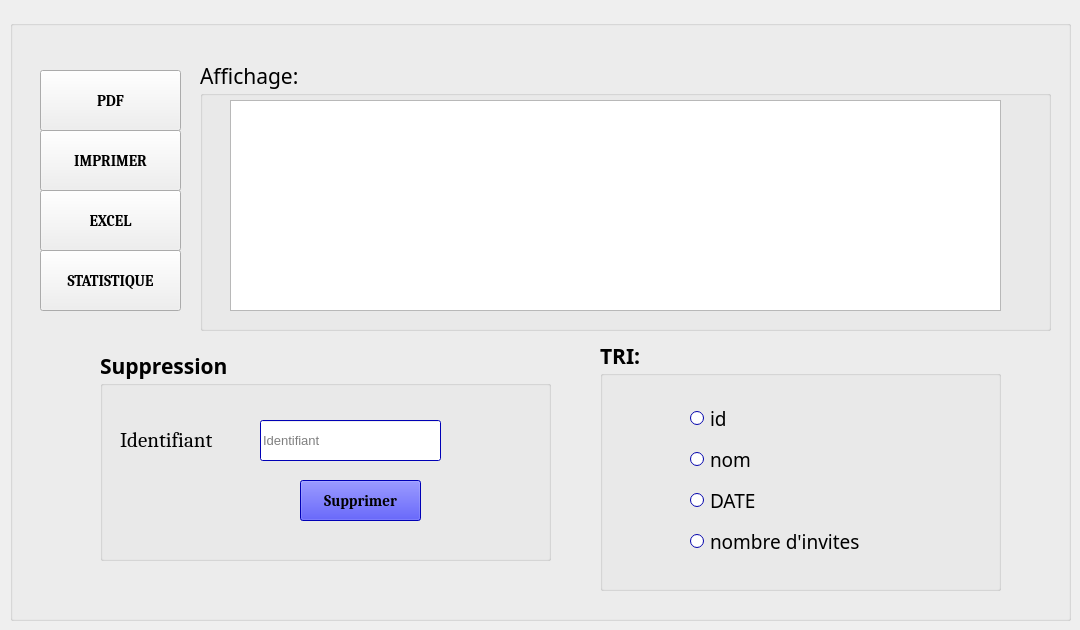
    <widget class="QWidget" name="tab_2">
     <attribute name="title">
      <string>AFFICHAGE</string>
     </attribute>
     <widget class="QGroupBox" name="groupBox_2">
      <property name="geometry">
       <rect>
        <x>10</x>
        <y>20</y>
        <width>1061</width>
        <height>601</height>
       </rect>
      </property>
      <property name="font">
       <font>
        <family>Algerian</family>
        <pointsize>16</pointsize>
        <weight>75</weight>
        <bold>true</bold>
       </font>
      </property>
      <property name="title">
       <string/>
      </property>
      <widget class="QPushButton" name="pb_pdf">
       <property name="geometry">
        <rect>
         <x>30</x>
         <y>50</y>
         <width>141</width>
         <height>61</height>
        </rect>
       </property>
       <property name="font">
        <font>
         <family>Cambria</family>
         <pointsize>11</pointsize>
         <weight>75</weight>
         <bold>true</bold>
        </font>
       </property>
       <property name="text">
        <string>PDF</string>
       </property>
      </widget>
      <widget class="QPushButton" name="pb_imprimer">
       <property name="geometry">
        <rect>
         <x>30</x>
         <y>110</y>
         <width>141</width>
         <height>61</height>
        </rect>
       </property>
       <property name="font">
        <font>
         <family>Cambria</family>
         <pointsize>11</pointsize>
         <weight>75</weight>
         <bold>true</bold>
        </font>
       </property>
       <property name="text">
        <string>IMPRIMER</string>
       </property>
      </widget>
      <widget class="QGroupBox" name="groupBox_3">
       <property name="geometry">
        <rect>
         <x>90</x>
         <y>330</y>
         <width>451</width>
         <height>211</height>
        </rect>
       </property>
       <property name="palette">
        <palette>
         <active>
          <colorrole role="WindowText">
           <brush brushstyle="SolidPattern">
            <color alpha="255">
             <red>0</red>
             <green>0</green>
             <blue>0</blue>
            </color>
           </brush>
          </colorrole>
          <colorrole role="Button">
           <brush brushstyle="SolidPattern">
            <color alpha="255">
             <red>0</red>
             <green>0</green>
             <blue>255</blue>
            </color>
           </brush>
          </colorrole>
          <colorrole role="Light">
           <brush brushstyle="SolidPattern">
            <color alpha="255">
             <red>127</red>
             <green>127</green>
             <blue>255</blue>
            </color>
           </brush>
          </colorrole>
          <colorrole role="Midlight">
           <brush brushstyle="SolidPattern">
            <color alpha="255">
             <red>63</red>
             <green>63</green>
             <blue>255</blue>
            </color>
           </brush>
          </colorrole>
          <colorrole role="Dark">
           <brush brushstyle="SolidPattern">
            <color alpha="255">
             <red>0</red>
             <green>0</green>
             <blue>127</blue>
            </color>
           </brush>
          </colorrole>
          <colorrole role="Mid">
           <brush brushstyle="SolidPattern">
            <color alpha="255">
             <red>0</red>
             <green>0</green>
             <blue>170</blue>
            </color>
           </brush>
          </colorrole>
          <colorrole role="Text">
           <brush brushstyle="SolidPattern">
            <color alpha="255">
             <red>0</red>
             <green>0</green>
             <blue>0</blue>
            </color>
           </brush>
          </colorrole>
          <colorrole role="BrightText">
           <brush brushstyle="SolidPattern">
            <color alpha="255">
             <red>255</red>
             <green>255</green>
             <blue>255</blue>
            </color>
           </brush>
          </colorrole>
          <colorrole role="ButtonText">
           <brush brushstyle="SolidPattern">
            <color alpha="255">
             <red>0</red>
             <green>0</green>
             <blue>0</blue>
            </color>
           </brush>
          </colorrole>
          <colorrole role="Base">
           <brush brushstyle="SolidPattern">
            <color alpha="255">
             <red>255</red>
             <green>255</green>
             <blue>255</blue>
            </color>
           </brush>
          </colorrole>
          <colorrole role="Window">
           <brush brushstyle="SolidPattern">
            <color alpha="255">
             <red>0</red>
             <green>0</green>
             <blue>255</blue>
            </color>
           </brush>
          </colorrole>
          <colorrole role="Shadow">
           <brush brushstyle="SolidPattern">
            <color alpha="255">
             <red>0</red>
             <green>0</green>
             <blue>0</blue>
            </color>
           </brush>
          </colorrole>
          <colorrole role="AlternateBase">
           <brush brushstyle="SolidPattern">
            <color alpha="255">
             <red>127</red>
             <green>127</green>
             <blue>255</blue>
            </color>
           </brush>
          </colorrole>
          <colorrole role="ToolTipBase">
           <brush brushstyle="SolidPattern">
            <color alpha="255">
             <red>255</red>
             <green>255</green>
             <blue>220</blue>
            </color>
           </brush>
          </colorrole>
          <colorrole role="ToolTipText">
           <brush brushstyle="SolidPattern">
            <color alpha="255">
             <red>0</red>
             <green>0</green>
             <blue>0</blue>
            </color>
           </brush>
          </colorrole>
          <colorrole role="PlaceholderText">
           <brush brushstyle="SolidPattern">
            <color alpha="128">
             <red>0</red>
             <green>0</green>
             <blue>0</blue>
            </color>
           </brush>
          </colorrole>
         </active>
         <inactive>
          <colorrole role="WindowText">
           <brush brushstyle="SolidPattern">
            <color alpha="255">
             <red>0</red>
             <green>0</green>
             <blue>0</blue>
            </color>
           </brush>
          </colorrole>
          <colorrole role="Button">
           <brush brushstyle="SolidPattern">
            <color alpha="255">
             <red>0</red>
             <green>0</green>
             <blue>255</blue>
            </color>
           </brush>
          </colorrole>
          <colorrole role="Light">
           <brush brushstyle="SolidPattern">
            <color alpha="255">
             <red>127</red>
             <green>127</green>
             <blue>255</blue>
            </color>
           </brush>
          </colorrole>
          <colorrole role="Midlight">
           <brush brushstyle="SolidPattern">
            <color alpha="255">
             <red>63</red>
             <green>63</green>
             <blue>255</blue>
            </color>
           </brush>
          </colorrole>
          <colorrole role="Dark">
           <brush brushstyle="SolidPattern">
            <color alpha="255">
             <red>0</red>
             <green>0</green>
             <blue>127</blue>
            </color>
           </brush>
          </colorrole>
          <colorrole role="Mid">
           <brush brushstyle="SolidPattern">
            <color alpha="255">
             <red>0</red>
             <green>0</green>
             <blue>170</blue>
            </color>
           </brush>
          </colorrole>
          <colorrole role="Text">
           <brush brushstyle="SolidPattern">
            <color alpha="255">
             <red>0</red>
             <green>0</green>
             <blue>0</blue>
            </color>
           </brush>
          </colorrole>
          <colorrole role="BrightText">
           <brush brushstyle="SolidPattern">
            <color alpha="255">
             <red>255</red>
             <green>255</green>
             <blue>255</blue>
            </color>
           </brush>
          </colorrole>
          <colorrole role="ButtonText">
           <brush brushstyle="SolidPattern">
            <color alpha="255">
             <red>0</red>
             <green>0</green>
             <blue>0</blue>
            </color>
           </brush>
          </colorrole>
          <colorrole role="Base">
           <brush brushstyle="SolidPattern">
            <color alpha="255">
             <red>255</red>
             <green>255</green>
             <blue>255</blue>
            </color>
           </brush>
          </colorrole>
          <colorrole role="Window">
           <brush brushstyle="SolidPattern">
            <color alpha="255">
             <red>0</red>
             <green>0</green>
             <blue>255</blue>
            </color>
           </brush>
          </colorrole>
          <colorrole role="Shadow">
           <brush brushstyle="SolidPattern">
            <color alpha="255">
             <red>0</red>
             <green>0</green>
             <blue>0</blue>
            </color>
           </brush>
          </colorrole>
          <colorrole role="AlternateBase">
           <brush brushstyle="SolidPattern">
            <color alpha="255">
             <red>127</red>
             <green>127</green>
             <blue>255</blue>
            </color>
           </brush>
          </colorrole>
          <colorrole role="ToolTipBase">
           <brush brushstyle="SolidPattern">
            <color alpha="255">
             <red>255</red>
             <green>255</green>
             <blue>220</blue>
            </color>
           </brush>
          </colorrole>
          <colorrole role="ToolTipText">
           <brush brushstyle="SolidPattern">
            <color alpha="255">
             <red>0</red>
             <green>0</green>
             <blue>0</blue>
            </color>
           </brush>
          </colorrole>
          <colorrole role="PlaceholderText">
           <brush brushstyle="SolidPattern">
            <color alpha="128">
             <red>0</red>
             <green>0</green>
             <blue>0</blue>
            </color>
           </brush>
          </colorrole>
         </inactive>
         <disabled>
          <colorrole role="WindowText">
           <brush brushstyle="SolidPattern">
            <color alpha="255">
             <red>0</red>
             <green>0</green>
             <blue>127</blue>
            </color>
           </brush>
          </colorrole>
          <colorrole role="Button">
           <brush brushstyle="SolidPattern">
            <color alpha="255">
             <red>0</red>
             <green>0</green>
             <blue>255</blue>
            </color>
           </brush>
          </colorrole>
          <colorrole role="Light">
           <brush brushstyle="SolidPattern">
            <color alpha="255">
             <red>127</red>
             <green>127</green>
             <blue>255</blue>
            </color>
           </brush>
          </colorrole>
          <colorrole role="Midlight">
           <brush brushstyle="SolidPattern">
            <color alpha="255">
             <red>63</red>
             <green>63</green>
             <blue>255</blue>
            </color>
           </brush>
          </colorrole>
          <colorrole role="Dark">
           <brush brushstyle="SolidPattern">
            <color alpha="255">
             <red>0</red>
             <green>0</green>
             <blue>127</blue>
            </color>
           </brush>
          </colorrole>
          <colorrole role="Mid">
           <brush brushstyle="SolidPattern">
            <color alpha="255">
             <red>0</red>
             <green>0</green>
             <blue>170</blue>
            </color>
           </brush>
          </colorrole>
          <colorrole role="Text">
           <brush brushstyle="SolidPattern">
            <color alpha="255">
             <red>0</red>
             <green>0</green>
             <blue>127</blue>
            </color>
           </brush>
          </colorrole>
          <colorrole role="BrightText">
           <brush brushstyle="SolidPattern">
            <color alpha="255">
             <red>255</red>
             <green>255</green>
             <blue>255</blue>
            </color>
           </brush>
          </colorrole>
          <colorrole role="ButtonText">
           <brush brushstyle="SolidPattern">
            <color alpha="255">
             <red>0</red>
             <green>0</green>
             <blue>127</blue>
            </color>
           </brush>
          </colorrole>
          <colorrole role="Base">
           <brush brushstyle="SolidPattern">
            <color alpha="255">
             <red>0</red>
             <green>0</green>
             <blue>255</blue>
            </color>
           </brush>
          </colorrole>
          <colorrole role="Window">
           <brush brushstyle="SolidPattern">
            <color alpha="255">
             <red>0</red>
             <green>0</green>
             <blue>255</blue>
            </color>
           </brush>
          </colorrole>
          <colorrole role="Shadow">
           <brush brushstyle="SolidPattern">
            <color alpha="255">
             <red>0</red>
             <green>0</green>
             <blue>0</blue>
            </color>
           </brush>
          </colorrole>
          <colorrole role="AlternateBase">
           <brush brushstyle="SolidPattern">
            <color alpha="255">
             <red>0</red>
             <green>0</green>
             <blue>255</blue>
            </color>
           </brush>
          </colorrole>
          <colorrole role="ToolTipBase">
           <brush brushstyle="SolidPattern">
            <color alpha="255">
             <red>255</red>
             <green>255</green>
             <blue>220</blue>
            </color>
           </brush>
          </colorrole>
          <colorrole role="ToolTipText">
           <brush brushstyle="SolidPattern">
            <color alpha="255">
             <red>0</red>
             <green>0</green>
             <blue>0</blue>
            </color>
           </brush>
          </colorrole>
          <colorrole role="PlaceholderText">
           <brush brushstyle="SolidPattern">
            <color alpha="128">
             <red>0</red>
             <green>0</green>
             <blue>0</blue>
            </color>
           </brush>
          </colorrole>
         </disabled>
        </palette>
       </property>
       <property name="font">
        <font>
         <family>Algerian</family>
         <pointsize>16</pointsize>
         <weight>75</weight>
         <bold>true</bold>
        </font>
       </property>
       <property name="title">
        <string>Suppression</string>
       </property>
       <widget class="QLineEdit" name="le_id_supp">
        <property name="geometry">
         <rect>
          <x>160</x>
          <y>70</y>
          <width>181</width>
          <height>41</height>
         </rect>
        </property>
        <property name="font">
         <font>
          <family>Arial</family>
          <pointsize>10</pointsize>
          <weight>50</weight>
          <bold>false</bold>
         </font>
        </property>
        <property name="placeholderText">
         <string>Identifiant</string>
        </property>
       </widget>
       <widget class="QPushButton" name="pb_supprimer">
        <property name="geometry">
         <rect>
          <x>200</x>
          <y>130</y>
          <width>121</width>
          <height>41</height>
         </rect>
        </property>
        <property name="font">
         <font>
          <family>Cambria</family>
          <pointsize>11</pointsize>
          <weight>75</weight>
          <bold>true</bold>
         </font>
        </property>
        <property name="text">
         <string>Supprimer</string>
        </property>
       </widget>
       <widget class="QLabel" name="label_7">
        <property name="geometry">
         <rect>
          <x>20</x>
          <y>70</y>
          <width>141</width>
          <height>41</height>
         </rect>
        </property>
        <property name="font">
         <font>
          <family>Cambria</family>
          <pointsize>16</pointsize>
          <weight>50</weight>
          <bold>false</bold>
         </font>
        </property>
        <property name="text">
         <string>Identifiant</string>
        </property>
       </widget>
      </widget>
      <widget class="QPushButton" name="statistique">
       <property name="geometry">
        <rect>
         <x>30</x>
         <y>230</y>
         <width>141</width>
         <height>61</height>
        </rect>
       </property>
       <property name="font">
        <font>
         <family>Cambria</family>
         <pointsize>11</pointsize>
         <weight>75</weight>
         <bold>true</bold>
        </font>
       </property>
       <property name="text">
        <string>STATISTIQUE</string>
       </property>
      </widget>
      <widget class="QGroupBox" name="groupBox_8">
       <property name="geometry">
        <rect>
         <x>190</x>
         <y>40</y>
         <width>851</width>
         <height>271</height>
        </rect>
       </property>
       <property name="font">
        <font>
         <family>Algerian</family>
         <pointsize>16</pointsize>
         <weight>50</weight>
         <bold>false</bold>
        </font>
       </property>
       <property name="title">
        <string>Affichage:</string>
       </property>
       <widget class="QTableView" name="tab_evenement">
        <property name="geometry">
         <rect>
          <x>30</x>
          <y>40</y>
          <width>771</width>
          <height>211</height>
         </rect>
        </property>
        <property name="font">
         <font>
          <family>Cambria</family>
          <pointsize>10</pointsize>
          <weight>75</weight>
          <bold>true</bold>
         </font>
        </property>
       </widget>
      </widget>
      <widget class="QGroupBox" name="groupBox_7">
       <property name="geometry">
        <rect>
         <x>590</x>
         <y>320</y>
         <width>401</width>
         <height>251</height>
        </rect>
       </property>
       <property name="palette">
        <palette>
         <active>
          <colorrole role="WindowText">
           <brush brushstyle="SolidPattern">
            <color alpha="255">
             <red>0</red>
             <green>0</green>
             <blue>0</blue>
            </color>
           </brush>
          </colorrole>
          <colorrole role="Button">
           <brush brushstyle="SolidPattern">
            <color alpha="255">
             <red>0</red>
             <green>0</green>
             <blue>255</blue>
            </color>
           </brush>
          </colorrole>
          <colorrole role="Light">
           <brush brushstyle="SolidPattern">
            <color alpha="255">
             <red>127</red>
             <green>127</green>
             <blue>255</blue>
            </color>
           </brush>
          </colorrole>
          <colorrole role="Midlight">
           <brush brushstyle="SolidPattern">
            <color alpha="255">
             <red>63</red>
             <green>63</green>
             <blue>255</blue>
            </color>
           </brush>
          </colorrole>
          <colorrole role="Dark">
           <brush brushstyle="SolidPattern">
            <color alpha="255">
             <red>0</red>
             <green>0</green>
             <blue>127</blue>
            </color>
           </brush>
          </colorrole>
          <colorrole role="Mid">
           <brush brushstyle="SolidPattern">
            <color alpha="255">
             <red>0</red>
             <green>0</green>
             <blue>170</blue>
            </color>
           </brush>
          </colorrole>
          <colorrole role="Text">
           <brush brushstyle="SolidPattern">
            <color alpha="255">
             <red>0</red>
             <green>0</green>
             <blue>0</blue>
            </color>
           </brush>
          </colorrole>
          <colorrole role="BrightText">
           <brush brushstyle="SolidPattern">
            <color alpha="255">
             <red>255</red>
             <green>255</green>
             <blue>255</blue>
            </color>
           </brush>
          </colorrole>
          <colorrole role="ButtonText">
           <brush brushstyle="SolidPattern">
            <color alpha="255">
             <red>0</red>
             <green>0</green>
             <blue>0</blue>
            </color>
           </brush>
          </colorrole>
          <colorrole role="Base">
           <brush brushstyle="SolidPattern">
            <color alpha="255">
             <red>255</red>
             <green>255</green>
             <blue>255</blue>
            </color>
           </brush>
          </colorrole>
          <colorrole role="Window">
           <brush brushstyle="SolidPattern">
            <color alpha="255">
             <red>0</red>
             <green>0</green>
             <blue>255</blue>
            </color>
           </brush>
          </colorrole>
          <colorrole role="Shadow">
           <brush brushstyle="SolidPattern">
            <color alpha="255">
             <red>0</red>
             <green>0</green>
             <blue>0</blue>
            </color>
           </brush>
          </colorrole>
          <colorrole role="AlternateBase">
           <brush brushstyle="SolidPattern">
            <color alpha="255">
             <red>127</red>
             <green>127</green>
             <blue>255</blue>
            </color>
           </brush>
          </colorrole>
          <colorrole role="ToolTipBase">
           <brush brushstyle="SolidPattern">
            <color alpha="255">
             <red>255</red>
             <green>255</green>
             <blue>220</blue>
            </color>
           </brush>
          </colorrole>
          <colorrole role="ToolTipText">
           <brush brushstyle="SolidPattern">
            <color alpha="255">
             <red>0</red>
             <green>0</green>
             <blue>0</blue>
            </color>
           </brush>
          </colorrole>
          <colorrole role="PlaceholderText">
           <brush brushstyle="SolidPattern">
            <color alpha="128">
             <red>0</red>
             <green>0</green>
             <blue>0</blue>
            </color>
           </brush>
          </colorrole>
         </active>
         <inactive>
          <colorrole role="WindowText">
           <brush brushstyle="SolidPattern">
            <color alpha="255">
             <red>0</red>
             <green>0</green>
             <blue>0</blue>
            </color>
           </brush>
          </colorrole>
          <colorrole role="Button">
           <brush brushstyle="SolidPattern">
            <color alpha="255">
             <red>0</red>
             <green>0</green>
             <blue>255</blue>
            </color>
           </brush>
          </colorrole>
          <colorrole role="Light">
           <brush brushstyle="SolidPattern">
            <color alpha="255">
             <red>127</red>
             <green>127</green>
             <blue>255</blue>
            </color>
           </brush>
          </colorrole>
          <colorrole role="Midlight">
           <brush brushstyle="SolidPattern">
            <color alpha="255">
             <red>63</red>
             <green>63</green>
             <blue>255</blue>
            </color>
           </brush>
          </colorrole>
          <colorrole role="Dark">
           <brush brushstyle="SolidPattern">
            <color alpha="255">
             <red>0</red>
             <green>0</green>
             <blue>127</blue>
            </color>
           </brush>
          </colorrole>
          <colorrole role="Mid">
           <brush brushstyle="SolidPattern">
            <color alpha="255">
             <red>0</red>
             <green>0</green>
             <blue>170</blue>
            </color>
           </brush>
          </colorrole>
          <colorrole role="Text">
           <brush brushstyle="SolidPattern">
            <color alpha="255">
             <red>0</red>
             <green>0</green>
             <blue>0</blue>
            </color>
           </brush>
          </colorrole>
          <colorrole role="BrightText">
           <brush brushstyle="SolidPattern">
            <color alpha="255">
             <red>255</red>
             <green>255</green>
             <blue>255</blue>
            </color>
           </brush>
          </colorrole>
          <colorrole role="ButtonText">
           <brush brushstyle="SolidPattern">
            <color alpha="255">
             <red>0</red>
             <green>0</green>
             <blue>0</blue>
            </color>
           </brush>
          </colorrole>
          <colorrole role="Base">
           <brush brushstyle="SolidPattern">
            <color alpha="255">
             <red>255</red>
             <green>255</green>
             <blue>255</blue>
            </color>
           </brush>
          </colorrole>
          <colorrole role="Window">
           <brush brushstyle="SolidPattern">
            <color alpha="255">
             <red>0</red>
             <green>0</green>
             <blue>255</blue>
            </color>
           </brush>
          </colorrole>
          <colorrole role="Shadow">
           <brush brushstyle="SolidPattern">
            <color alpha="255">
             <red>0</red>
             <green>0</green>
             <blue>0</blue>
            </color>
           </brush>
          </colorrole>
          <colorrole role="AlternateBase">
           <brush brushstyle="SolidPattern">
            <color alpha="255">
             <red>127</red>
             <green>127</green>
             <blue>255</blue>
            </color>
           </brush>
          </colorrole>
          <colorrole role="ToolTipBase">
           <brush brushstyle="SolidPattern">
            <color alpha="255">
             <red>255</red>
             <green>255</green>
             <blue>220</blue>
            </color>
           </brush>
          </colorrole>
          <colorrole role="ToolTipText">
           <brush brushstyle="SolidPattern">
            <color alpha="255">
             <red>0</red>
             <green>0</green>
             <blue>0</blue>
            </color>
           </brush>
          </colorrole>
          <colorrole role="PlaceholderText">
           <brush brushstyle="SolidPattern">
            <color alpha="128">
             <red>0</red>
             <green>0</green>
             <blue>0</blue>
            </color>
           </brush>
          </colorrole>
         </inactive>
         <disabled>
          <colorrole role="WindowText">
           <brush brushstyle="SolidPattern">
            <color alpha="255">
             <red>0</red>
             <green>0</green>
             <blue>127</blue>
            </color>
           </brush>
          </colorrole>
          <colorrole role="Button">
           <brush brushstyle="SolidPattern">
            <color alpha="255">
             <red>0</red>
             <green>0</green>
             <blue>255</blue>
            </color>
           </brush>
          </colorrole>
          <colorrole role="Light">
           <brush brushstyle="SolidPattern">
            <color alpha="255">
             <red>127</red>
             <green>127</green>
             <blue>255</blue>
            </color>
           </brush>
          </colorrole>
          <colorrole role="Midlight">
           <brush brushstyle="SolidPattern">
            <color alpha="255">
             <red>63</red>
             <green>63</green>
             <blue>255</blue>
            </color>
           </brush>
          </colorrole>
          <colorrole role="Dark">
           <brush brushstyle="SolidPattern">
            <color alpha="255">
             <red>0</red>
             <green>0</green>
             <blue>127</blue>
            </color>
           </brush>
          </colorrole>
          <colorrole role="Mid">
           <brush brushstyle="SolidPattern">
            <color alpha="255">
             <red>0</red>
             <green>0</green>
             <blue>170</blue>
            </color>
           </brush>
          </colorrole>
          <colorrole role="Text">
           <brush brushstyle="SolidPattern">
            <color alpha="255">
             <red>0</red>
             <green>0</green>
             <blue>127</blue>
            </color>
           </brush>
          </colorrole>
          <colorrole role="BrightText">
           <brush brushstyle="SolidPattern">
            <color alpha="255">
             <red>255</red>
             <green>255</green>
             <blue>255</blue>
            </color>
           </brush>
          </colorrole>
          <colorrole role="ButtonText">
           <brush brushstyle="SolidPattern">
            <color alpha="255">
             <red>0</red>
             <green>0</green>
             <blue>127</blue>
            </color>
           </brush>
          </colorrole>
          <colorrole role="Base">
           <brush brushstyle="SolidPattern">
            <color alpha="255">
             <red>0</red>
             <green>0</green>
             <blue>255</blue>
            </color>
           </brush>
          </colorrole>
          <colorrole role="Window">
           <brush brushstyle="SolidPattern">
            <color alpha="255">
             <red>0</red>
             <green>0</green>
             <blue>255</blue>
            </color>
           </brush>
          </colorrole>
          <colorrole role="Shadow">
           <brush brushstyle="SolidPattern">
            <color alpha="255">
             <red>0</red>
             <green>0</green>
             <blue>0</blue>
            </color>
           </brush>
          </colorrole>
          <colorrole role="AlternateBase">
           <brush brushstyle="SolidPattern">
            <color alpha="255">
             <red>0</red>
             <green>0</green>
             <blue>255</blue>
            </color>
           </brush>
          </colorrole>
          <colorrole role="ToolTipBase">
           <brush brushstyle="SolidPattern">
            <color alpha="255">
             <red>255</red>
             <green>255</green>
             <blue>220</blue>
            </color>
           </brush>
          </colorrole>
          <colorrole role="ToolTipText">
           <brush brushstyle="SolidPattern">
            <color alpha="255">
             <red>0</red>
             <green>0</green>
             <blue>0</blue>
            </color>
           </brush>
          </colorrole>
          <colorrole role="PlaceholderText">
           <brush brushstyle="SolidPattern">
            <color alpha="128">
             <red>0</red>
             <green>0</green>
             <blue>0</blue>
            </color>
           </brush>
          </colorrole>
         </disabled>
        </palette>
       </property>
       <property name="font">
        <font>
         <family>Algerian</family>
         <pointsize>16</pointsize>
         <weight>75</weight>
         <bold>true</bold>
        </font>
       </property>
       <property name="title">
        <string>TRI:</string>
       </property>
       <widget class="QWidget" name="verticalLayoutWidget">
        <property name="geometry">
         <rect>
          <x>70</x>
          <y>40</y>
          <width>271</width>
          <height>201</height>
         </rect>
        </property>
        <layout class="QVBoxLayout" name="verticalLayout_3">
         <property name="leftMargin">
          <number>20</number>
         </property>
         <property name="topMargin">
          <number>20</number>
         </property>
         <property name="rightMargin">
          <number>20</number>
         </property>
         <property name="bottomMargin">
          <number>20</number>
         </property>
         <item>
          <widget class="QRadioButton" name="radioButton_id">
           <property name="font">
            <font>
             <family>Algerian</family>
             <pointsize>14</pointsize>
             <weight>50</weight>
             <bold>false</bold>
            </font>
           </property>
           <property name="text">
            <string>id</string>
           </property>
          </widget>
         </item>
         <item>
          <widget class="QRadioButton" name="radioButton_nom">
           <property name="font">
            <font>
             <family>Algerian</family>
             <pointsize>14</pointsize>
             <weight>50</weight>
             <bold>false</bold>
            </font>
           </property>
           <property name="text">
            <string>nom</string>
           </property>
          </widget>
         </item>
         <item>
          <widget class="QRadioButton" name="radioButton_date">
           <property name="font">
            <font>
             <family>Algerian</family>
             <pointsize>14</pointsize>
             <weight>50</weight>
             <bold>false</bold>
            </font>
           </property>
           <property name="text">
            <string>DATE</string>
           </property>
          </widget>
         </item>
         <item>
          <widget class="QRadioButton" name="radioButton_invites">
           <property name="font">
            <font>
             <family>Algerian</family>
             <pointsize>14</pointsize>
             <weight>50</weight>
             <bold>false</bold>
            </font>
           </property>
           <property name="text">
            <string>nombre d'invites</string>
           </property>
          </widget>
         </item>
        </layout>
       </widget>
      </widget>
      <widget class="QPushButton" name="excel">
       <property name="geometry">
        <rect>
         <x>30</x>
         <y>170</y>
         <width>141</width>
         <height>61</height>
        </rect>
       </property>
       <property name="font">
        <font>
         <family>Cambria</family>
         <pointsize>11</pointsize>
         <weight>75</weight>
         <bold>true</bold>
        </font>
       </property>
       <property name="text">
        <string>EXCEL</string>
       </property>
      </widget>
      <zorder>groupBox_8</zorder>
      <zorder>pb_pdf</zorder>
      <zorder>pb_imprimer</zorder>
      <zorder>groupBox_3</zorder>
      <zorder>statistique</zorder>
      <zorder>groupBox_7</zorder>
      <zorder>excel</zorder>
     </widget>
    </widget>
